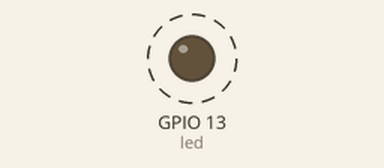
This program was run on a simulated ESP32 board running MicroPython. Shown: output pins drawn as LEDs (lit = HIGH). Dashed ring = blinking. What the program prints to the serial console is not drawn.

Above: at 0.2 s.
Timing chart, 0 to 3.0 s (numbered marks = the images above):
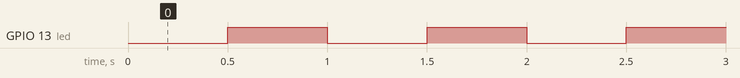

The program:

blink_led_timer.py
```python
# Complete project details at https://RandomNerdTutorials.com/micropython-programming-with-esp32-and-esp8266/

from machine import Pin, Timer
from time import sleep

# LED pin
led_pin = 13
led = Pin(led_pin, Pin.OUT)

# Callback function for the timer
def toggle_led(timer):
    led.value(not led.value())  # Toggle the LED state (ON/OFF)

# Create a periodic timer
blink_timer = Timer(1)
blink_timer.init(mode=Timer.PERIODIC, period=500, callback=toggle_led)  # Timer repeats every half second

try:
    # Main loop (optional)
    while True:
        print('Main Loop is running')
        sleep(2)
except KeyboardInterrupt:
    # Keyboard interrupt occurred, deinitialize the timer
    blink_timer.deinit()
    print('Timer deinitialized')
    # Turn off the LED
    led_pin.value(0)
```

Measured:
- by itself, GPIO 13 (led): alternates HIGH for 0.50 s and LOW for 0.50 s
